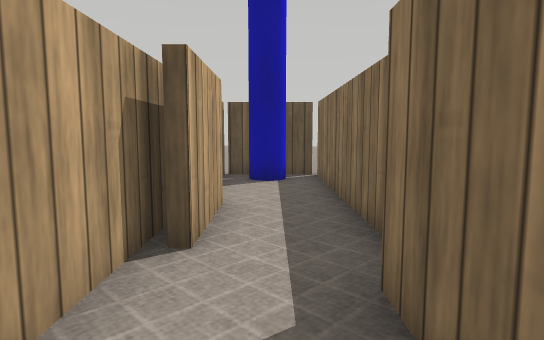
View 1 (above)

19 first-person views from a walk through a robot-simulator world made for Webots. The camera is 0.25 m above the floor, tilts 6° down and sees 75° across. The floor is counted in squares, 0.2 m on a side. Each view is taken from the middle of a square. On the plan, view 1 faces up. The plan holds only what a view shows up to about 14 squares ahead; the rest is blank. The place goes on beyond the plan. Robots are left out. Simple shapes and patterns stand in for the simulator's stock objects.

View 2
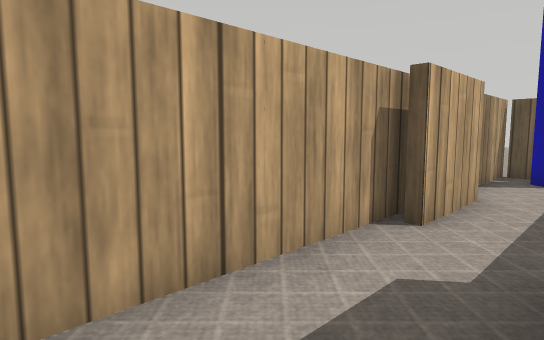

View 3
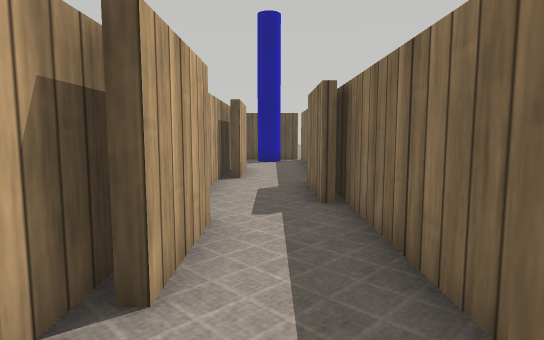

View 4
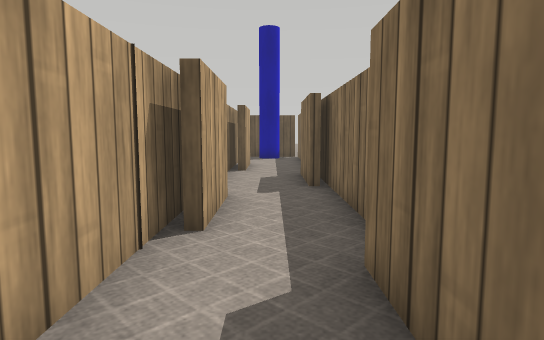

View 5
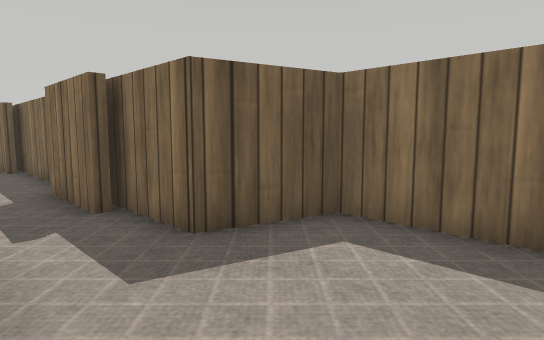

View 6
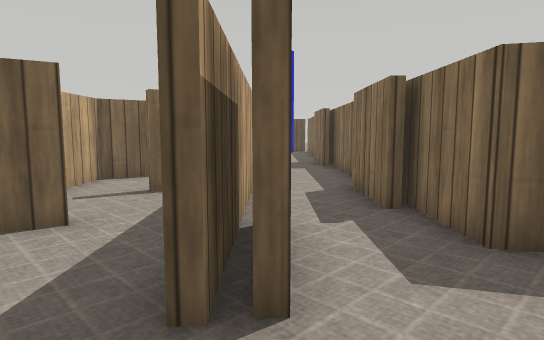

View 7
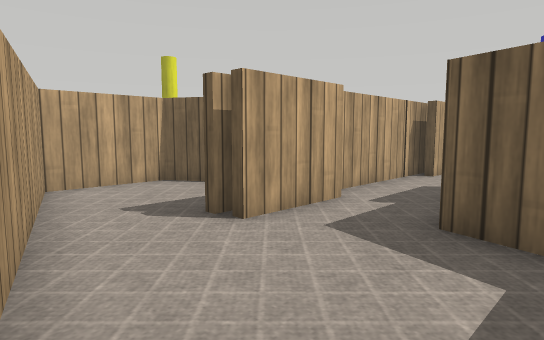

View 8
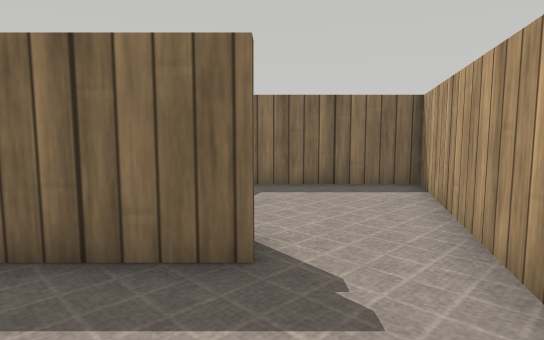

View 9
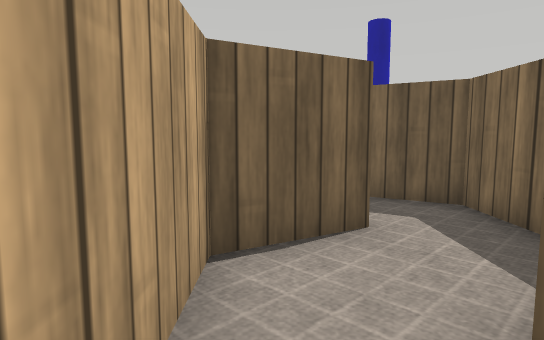

View 10
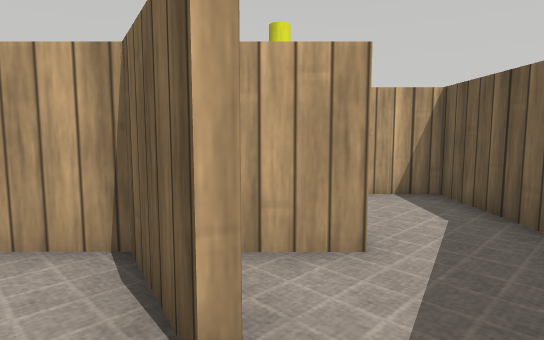

View 11
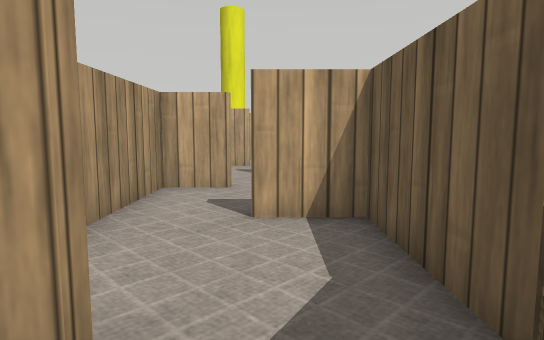

View 12
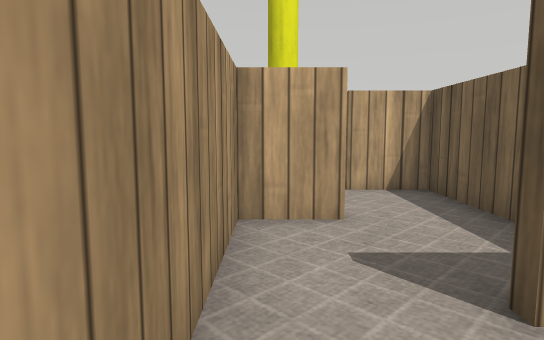

View 13
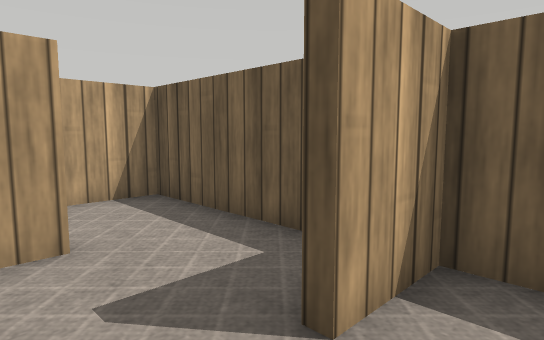

View 14
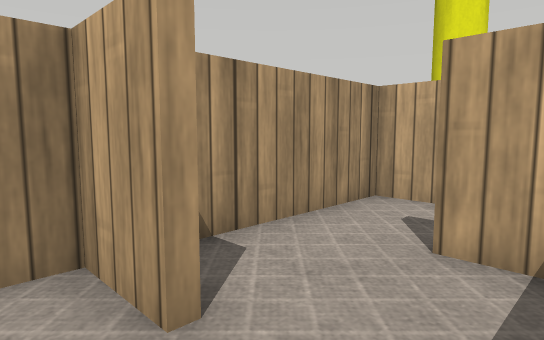

View 15
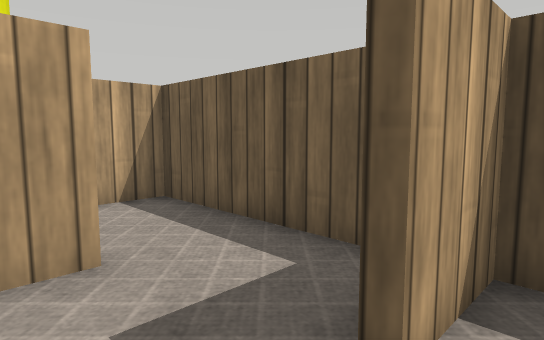

View 16
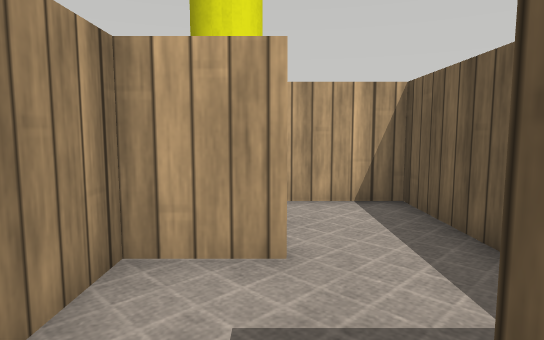

View 17
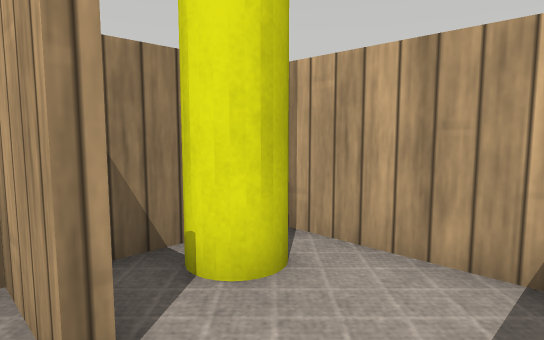

View 18
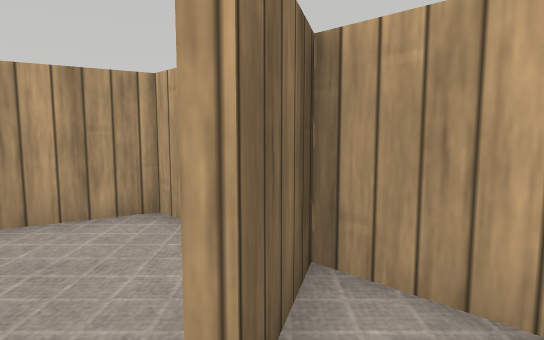

View 19
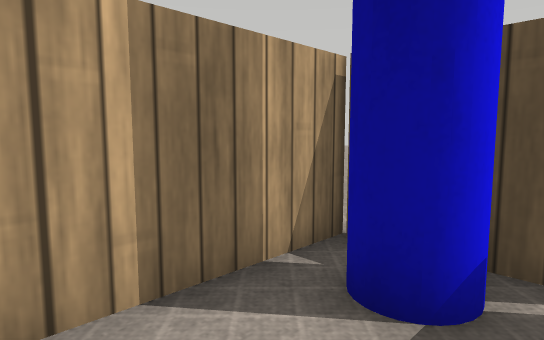

### Floor plan
Ten units are one square. View 1 is at (0, 0); x grows to the right and y downward. Boxes are objects, and circles mark ways between rooms. Rooms are numbered by the first view taken in them; rooms with no view inside come last. Other rooms are left out.
<svg viewBox="-209 -111 250 262">
<path fill="none" stroke="#000" d="M-14 -34 -14 8M9 -1 9 -28M14 6 14 -19M14 41 14 6M-14 23 -14 75M-9 10 -9 36M9 74 9 47M14 76 14 66M-6 135 36 146 36 99 14 93 14 76M-9 81 -9 107M-14 75 -14 109M-17 109 -17 84M-37 83 -56 94 -56 122 -6 135M-37 24 -56 35 -56 91 -39 81M-56 10 -56 24M-57 -14 -92 -14 -92 4M-85 25 -75 25M-17 28 -17 9 -31 1M-120 9 -120 25 -85 25M-107 -14 -147 -14 -147 4M-144 25 -132 25M-174 7 -174 25 -144 25M-160 -14 -175 -14M-9 -63 -9 -36M14 -41 14 -106 -14 -106 -14 -34M-175 -14 -204 -14 -204 21M-191 25 -182 25"/>
<rect x="-5" y="-105" width="10" height="20" fill="#bbb"><title>blue pole</title></rect>
<rect x="-195" y="5" width="10" height="20" fill="#bbb"><title>yellow pole</title></rect>
<circle cx="0" cy="10" r="3" fill="#2a7"/>
<circle cx="0" cy="-30" r="3" fill="#2a7"/>
<circle cx="0" cy="70" r="3" fill="#2a7"/>
<circle cx="-10" cy="120" r="3" fill="#2a7"/>
<circle cx="-30" cy="80" r="3" fill="#2a7"/>
<circle cx="-30" cy="30" r="3" fill="#2a7"/>
<circle cx="-90" cy="15" r="3" fill="#2a7"/>
<circle cx="-120" cy="-5" r="3" fill="#2a7"/>
<circle cx="-150" cy="15" r="3" fill="#2a7"/>
<circle cx="-180" cy="-5" r="3" fill="#2a7"/>
<text x="-10" y="-20">1</text>
<text x="0" y="40">2</text>
<text x="10" y="110">3</text>
<text x="-30" y="110">4</text>
<text x="-40" y="60">5</text>
<text x="-60" y="10">6</text>
<text x="-100" y="10">7</text>
<text x="-130" y="0">8</text>
<text x="-160" y="10">9</text>
<text x="0" y="-70">10</text>
<text x="-190" y="0">11</text>
</svg>
Room 1 opens to room 2. Room 1 opens to room 10. Room 2 opens to room 3. Room 3 opens to room 4. Room 4 opens to room 5. Room 5 opens to room 6. Room 6 opens to room 7. Room 7 opens to room 8. Room 8 opens to room 9. Room 9 opens to room 11.

Where each view was taken, in squares from view 1:
view 1: 0 up, 0 right, facing up
view 2: 1 down, 1 right, facing up-left
view 3: 6 down, 0 right, facing up
view 4: 8 down, 0 right, facing up
view 5: 13 down, 1 left, facing up-right
view 6: 13 down, 1 left, facing up
view 7: 14 down, 3 right, facing up-left
view 8: 11 down, 5 left, facing right
view 9: 7 down, 5 left, facing up
view 10: 2 down, 2 left, facing left
view 11: 0 up, 4 left, facing left
view 12: 2 down, 7 left, facing left
view 13: 2 down, 8 left, facing up-left
view 14: 1 up, 11 left, facing down-left
view 15: 2 down, 14 left, facing up-left
view 16: 1 down, 14 left, facing left
view 17: 1 up, 17 left, facing down-left
view 18: 7 down, 3 left, facing down-left
view 19: 7 up, 1 right, facing up-left
